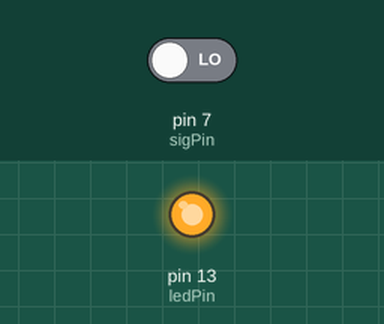
Bench run of a sketch on a simulated Arduino Uno, built with avr-gcc and run on an emulated ATmega328P. Parts: output pins drawn as LEDs (lit = HIGH). The inputs (shaded band) are chosen by the test bench; at power-on: pin 7 (sigPin) LOW. What the sketch prints to the serial monitor is not drawn.

Above: at 1.2 s.
1.3 s: pin 7 (sigPin) driven HIGH
At 2.4 s:
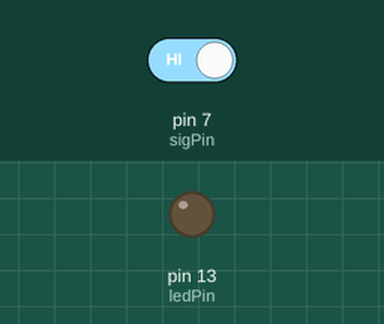
2.8 s: pin 7 (sigPin) driven LOW
At 3.5 s:
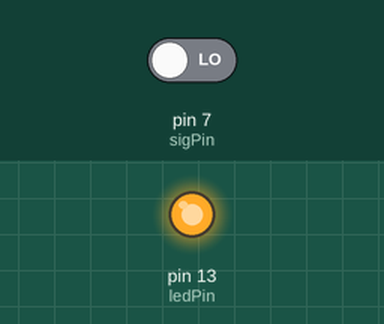
Timing chart, 0 to 5.8 s (numbered marks = the images above; inputs shaded):
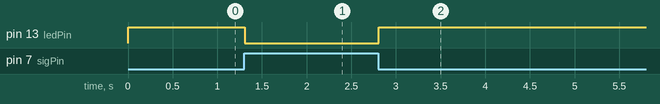

Measured:
- after the input at 1.3 s, pin 13 (ledPin): HIGH → LOW at once
- after the input at 2.8 s, pin 13 (ledPin): LOW → HIGH at once

The sketch:

tiltSwitch.ino
```cpp
//  湖南创乐博智能科技有限公司
const int sigPin = 7;     // the number of the tilt switch pin
const int ledPin =  13;      // the number of the LED pin

// variables will change:
boolean sigState = 0;         // variable for reading the tilt switch status

void setup()
{
  // initialize the LED pin as an output:
  pinMode(ledPin, OUTPUT);
  // initialize the tilt switch pin as an input:
  pinMode(sigPin, INPUT);
  Serial.begin(9600);
}

void loop()
{
  // read the state of the tilt switch value:
  sigState = digitalRead(sigPin);
  Serial.println(sigState);

  if (sigState == HIGH)
  {
    // turn LED off:
    digitalWrite(ledPin, LOW);
  }
  else
  {
    // turn LED on:
    digitalWrite(ledPin, HIGH);
  }
}
```
